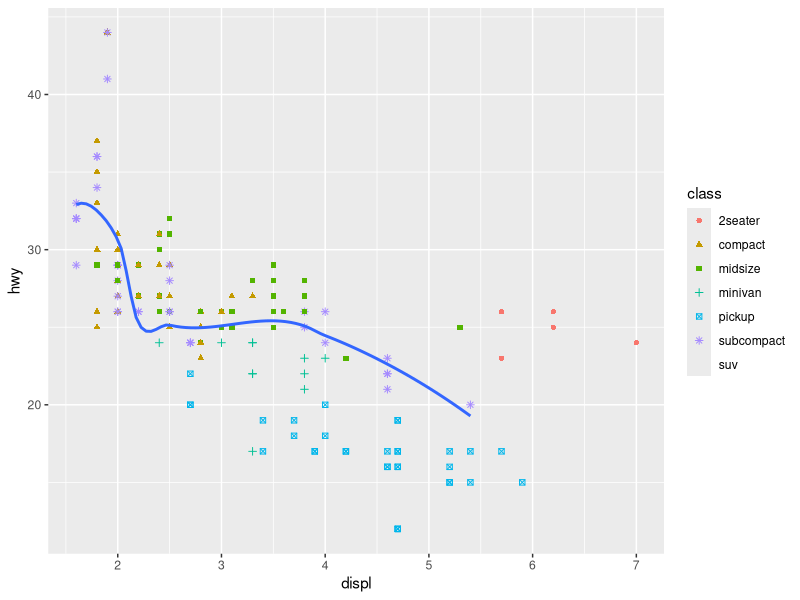
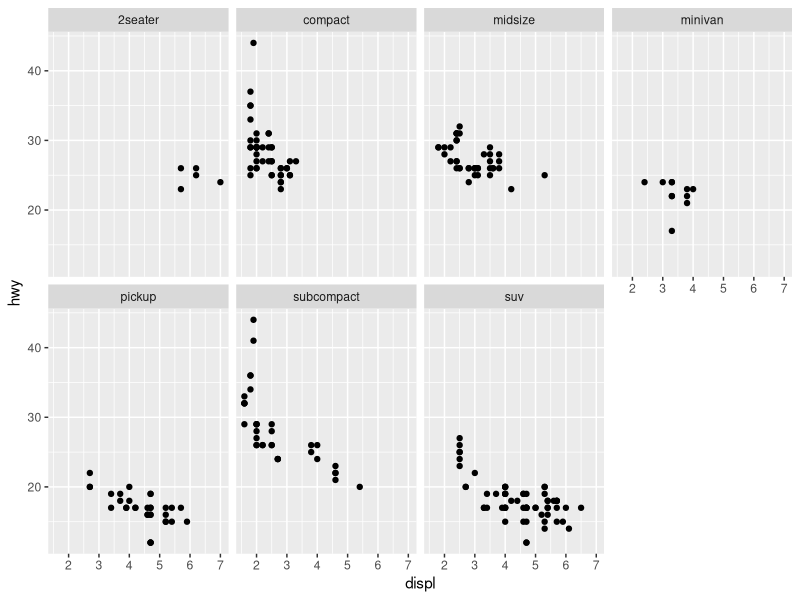
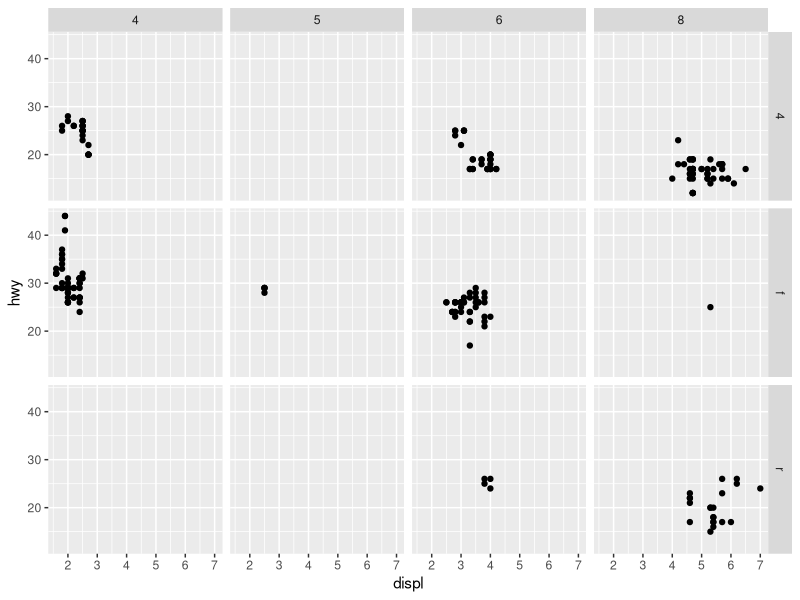
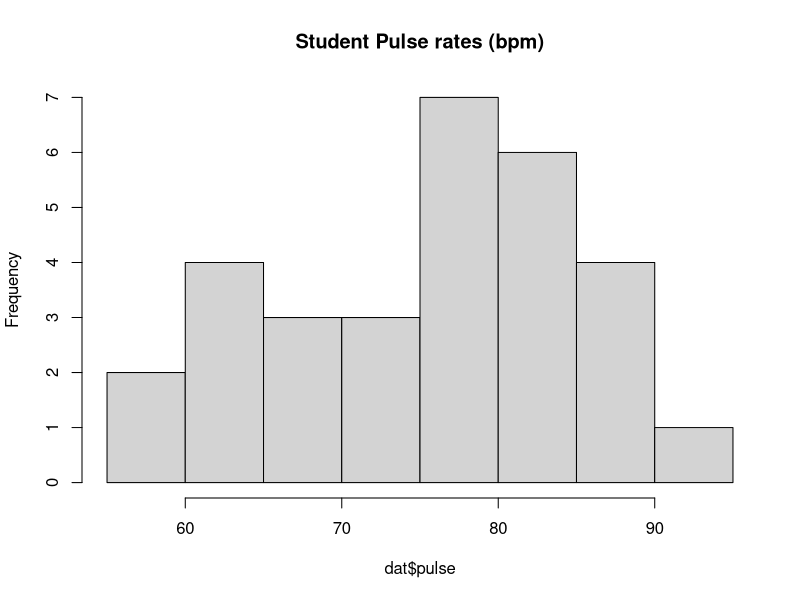
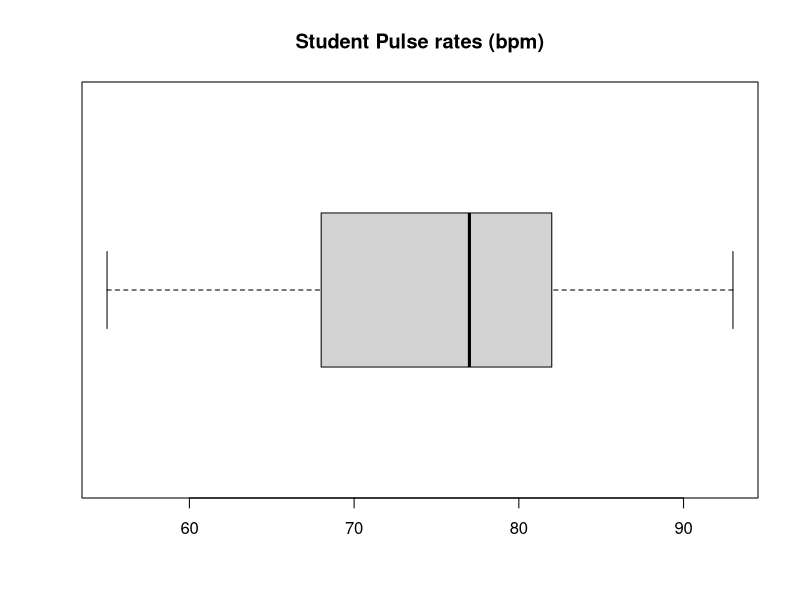

Source code (R) for these figures, in order:
## ---- chunk 1
knitr::opts_chunk$set(echo = TRUE)
library(tidyverse)
library(ggplot2)

#library("tidyverse")
#ibrary("devtools")
#library("glue")
#library("dplyr")
#library("stringr")
#library("ggplot2")
#library("knitr")
#library("ggrepel")
#library("patchwork")
#library("janitor")
## ---- chunk 2
mpg
## ---- chunk 3
library(tidyverse)
library(ggplot2)

carData <- ggplot(data = mpg, mapping = aes(x = displ, y = hwy)) +
  geom_point(mapping = aes(color = class, shape = class)) +
  geom_smooth(data = filter(mpg, class == "subcompact"), se = FALSE)

carData

## ---- chunk 4
ggplot(data = mpg) + 
  geom_point(mapping = aes(x = displ, y = hwy)) + 
  facet_wrap(~ class, nrow = 2)

## ---- chunk 5

ggplot(data = mpg) + 
  geom_point(mapping = aes(x = displ, y = hwy)) + 
  facet_grid(drv ~ cyl)

## ---- chunk 6
dat = read.table("pulse.dat", header=TRUE)
## ---- chunk 7
attach(dat)
## ---- chunk 8
stem(dat$pulse)
## ---- chunk 9
hist(dat$pulse, main = "Student Pulse rates (bpm)")
## ---- chunk 10
boxplot(dat$pulse, horizontal = TRUE,
        main = "Student Pulse rates (bpm)")
## ---- chunk 11
summary(dat$pulse)
## ---- chunk 12
sd(dat$pulse)
## ---- chunk 13
mean(dat$pulse)
## ---- chunk 14
dat1 = read.table("encoder.txt", header = TRUE)
str(dat1) # Look at the data object
dat1 # Look at all observations
head(dat1) # display first six observations
summary(dat1$time) # obtain descriptive statistics
sd(dat1$time)^2 #Find the SD.
pValue <- t.test(dat1$time, mu = 19.25)$p.value
# ifelse(bob < 0.05 <-yes = print("Reject"), no = print("Do not reject"))
if(pValue < 0.05) {
  print("Reject")
} else {
  print("Do Not Reject")
}

# t.test(dat1$time, mu = 19.25, alternative = "less")

# t.test(dat1$time, mu = 19.25, alternative = "greater")
